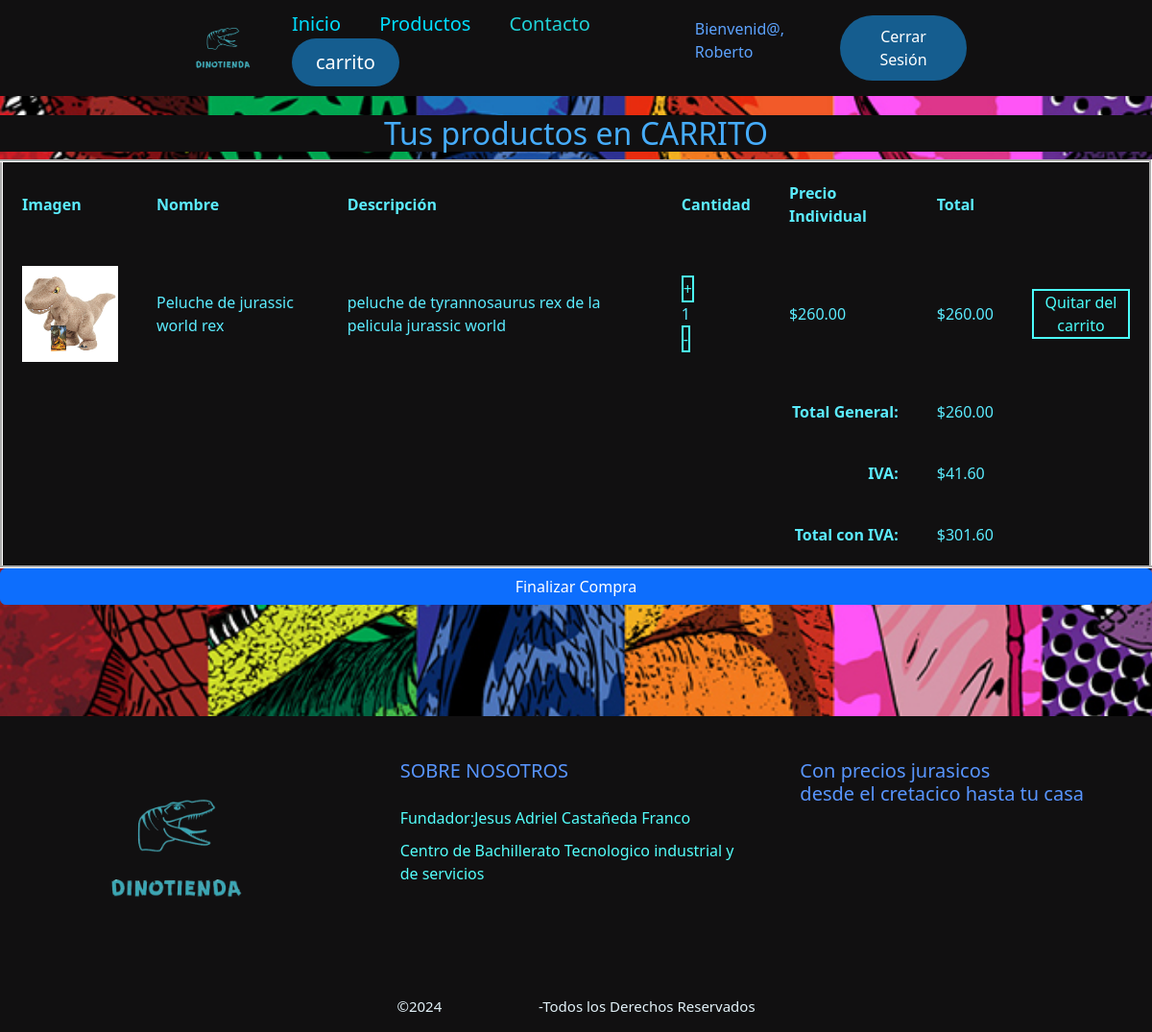
/carrito.php (signed in), run on the app's committed database.
### tables this page shows
CREATE TABLE `carrito` (
  `id` int(11) NOT NULL,
  `usuarioid` int(10) NOT NULL,
  `productoid` int(10) NOT NULL,
  `cantidad` int(10) NOT NULL
);

CREATE TABLE `productos` (
  `id` int(11) NOT NULL,
  `categoria` varchar(100) NOT NULL,
  `nombre` varchar(100) NOT NULL,
  `id_prov` int(10) NOT NULL,
  `cantidad` int(10) NOT NULL,
  `precio` decimal(10,2) DEFAULT NULL,
  `descripcion` varchar(200) NOT NULL,
  `id_suc` int(12) NOT NULL,
  `imagen` varchar(50) NOT NULL
);

### carrito.php (the view, shortened to what this page needs)
<!DOCTYPE html>
<html>
<head>
    <link rel="stylesheet" href="cart.css?ver=<?= time(); ?>">
    <link href="https://cdn.jsdelivr.net/npm/bootstrap@5.3.3/dist/css/bootstrap.min.css" rel="stylesheet">
</head>
<body>
<header class="header">
        <div class="logo">
            <a href="index.php"><img src="img/logo1.png"></a>
        </div>
    <nav><ul class="nav">
            <li><a href="index.php">Inicio</a>
            <li><a href="Productos.php">Productos</a>
                <li><div class="boton-popup">
                <label style="color:#20d2d8;" for="btn-popup">
                    Contacto
                </label>
            </div></li>
            <li><a href="carrito.php" class="btn-c"><button>carrito</button></a></li>
        </ul>
    </nav>
    <?php
        if (!isset($_SESSION['users'])) {
        echo '<a href="inicio.php" class="btn"><button>Inicio de sesion</button></a>';
        } else {
        echo '<p class="bienvenido">Bienvenid@, ' . htmlspecialchars($_SESSION['users']) . '</p>';
        echo '<a href="cerrarsesion.php" class="btn"><button>Cerrar Sesión</button></a>';
    }?>
    </header>
<?php
include("db.php");
$usuario = $_SESSION['users'];
$sql_user = "SELECT id FROM users WHERE username = '$usuario'";
$result_user = $conn->query($sql_user);
if ($result_user->num_rows > 0) {
    $user_data = $result_user->fetch_assoc();
    $id_usuario = $user_data['id'];
}
$totalg = 0;
$sql_compras = "SELECT c.*, p.nombre AS productos_nombre, p.descripcion AS productos_descripcion, p.precio AS productos_precio, p.imagen AS productos_imagen
                FROM carrito c
                JOIN productos p ON c.productoid = p.id
                WHERE c.usuarioid = $id_usuario";
$result_compras = $conn->query($sql_compras);
if ($result_compras->num_rows > 0) {
    echo "<div class=\"t-cart\">";
    echo "<h2>Tus productos en CARRITO</h2>";
    echo "</div>";
    echo "<table border='3'>";
    echo "<tr>";
    echo "<th>Imagen</th>";
    echo "<th>Nombre</th>";
    echo "<th>Descripción</th>";
    echo "<th>Cantidad</th>";
    echo "<th>Precio Individual</th>";
    echo "<th>Total</th>";
    echo "<th></th>";
    echo "</tr>";
    while ($pcarrito = $result_compras->fetch_assoc()) {
        $total = $pcarrito['cantidad'] * $pcarrito['productos_precio'];
        $totalg += $total;
        ?>
        <tr>
            <td><img src="<?= htmlspecialchars($pcarrito['productos_imagen']) ?>" alt="Producto" width="100"></td>
            <td><?= htmlspecialchars($pcarrito['productos_nombre']) ?></td>
            <td><?= htmlspecialchars($pcarrito['productos_descripcion']) ?></td>
            <td>
                 <form action="" method="POST" >
                    <button type="submit" name="incrementar">+</button>
                </form>
                <?= htmlspecialchars($pcarrito['cantidad']) ?>
                <form action="" method="POST" >
                    <button type="submit" name="decrementar">-</button>
                </form>
            </td>
            <td>$<?= number_format($pcarrito['productos_precio'], 2) ?></td>
            <td>$<?= number_format($total, 2) ?></td>
            <td>
                <form action="" method="POST">
                    <button type="submit" name="delete">Quitar del carrito</button>
                </form>
            </td>
        </tr>
        <?php
    }
    echo "<tr>";
    echo "<td colspan='5' style='text-align:right;'><strong>Total General:</strong></td>";
    echo "<td colspan='2'>$" . number_format($totalg, 2) . "</td>";
    echo "</tr>";
    $iva = $totalg * 0.16;
    $precioiva = $totalg + $iva;
    echo "<tr>";
    echo "<td colspan='5' style='text-align:right;'><strong>IVA:</strong></td>";
    echo "<td colspan='2'>$" . number_format($iva, 2) . "</td>";
    echo "</tr>";
    echo "<tr>";
    echo "<td colspan='5' style='text-align:right;'><strong>Total con IVA:</strong></td>";
    echo "<td colspan='2'>$" . number_format($precioiva, 2) . "</td>";
    echo "</tr>";
    echo "</table>";
    ?>
    <div class="d-grid">
<button  type="button" class="btn btn-primary btn-block" data-bs-toggle="modal" data-bs-target="#myModal">
    Finalizar Compra
  </button>
  <br><br><br><br>
  </div>
    <?php
} else {
    echo "<p>Aun no se han agregado productos a este carrito.</p><br><br><br><br><br><br><br><br><br><br><br><br><br><br><br>";
}
?>
<footer class="pie-pagina">
    <div class="grupo-1">
        <div class="box">
            <figure>
                <a href="#">
                    <img src="img/logo1.png" alt="logo footer">
                </a>
            </figure>
        </div>
        <div class="box">
            <h2>SOBRE NOSOTROS</h2>
            <p>Fundador:Jesus Adriel Castañeda Franco</p>
            <p>Centro de Bachillerato Tecnologico industrial y de servicios</p>
        </div>
        <div class="box">
            <h2>Con precios jurasicos<br>desde el cretacico hasta tu casa</h2>
        </div>
    </div>
    <div class="grupo-2">
        <small>&copy;2024 <b>DINOTIENDA</b>-Todos los Derechos Reservados</small>
    </div>
    </footer>
</body>
</html>

### cart.css (style rules this page uses)
* { box-sizing: border-box; margin: 0; padding: 0; }
body { background-color: rgba(0, 0, 0, 0.511); background-image: url(img/fondo1.png); background-repeat: no-repeat; background-size: cover; background-attachment: fixed; }
.bienvenido { color: rgb(93, 163, 255); }
.header { background-color: #111011; display: flex; justify-content: flex-start; align-items: center; height: 100px; padding: 5px 15%; margin-bottom: 20px; }
.header .logo { cursor: default; }
.header .logo img { height: 70px; width: auto; transition: all 0.3s; }
.header .nav { transition: 0.3s; list-style: none; }
.header .nav li { transition: 0.3s; display: inline-block; padding: 0 20px; color: #00ddff; }
.header .nav a { font-size: 20px; color: #00ddff; text-decoration: none; }
.header .nav .btn-c button, .header button { font-weight: 200; color: rgb(255, 255, 255); padding: 10px 25px; border: none; border-radius: 50px; }
.header .nav .btn-c button { background-color: #155d8f; }
.header button { background-color: #155d8f; }
.header .btn { margin-left: auto; }
.t-cart { color: #46acfa; text-align: center; background-color: #111011; }
table { border-collapse: collapse; width: 100%; border-color:#ffffff; background-color: #111011; }
tr { color: #5becff; border-bottom: #dbdbdb; border-color:#ffffff; }
td, th { border: 10px solid #4bfefb; padding: 20px; }
button { color: #4bfefb; background-color: #111011; cursor: pointer; border:2px solid #4bfefb; transition:0.2s; }
p { color: #4bfefb; background-color: #111011; }
b { color: #00000000; }
.boton-popup label { transition: all 300ms ease; font-size: 20px; color: #a273ff; cursor: pointer; }
.pie-pagina { margin-top: 20px; background-color: #111011; bottom: 0px; width: 100%; }
.pie-pagina .grupo-1 { width: 100%; max-width: 1200px; margin: auto; display: grid; grid-template-columns: repeat(3, 1fr); grid-gap: 50px; padding: 45px 0px; }
.pie-pagina .grupo-1 .box figure { width: 100%; height: 100%; display: flex; justify-content: center; align-items: center; }
.pie-pagina .grupo-1 .box img { width: 250px; }
.pie-pagina .grupo-1 .box h2 { color: #5895ff; margin-bottom: 25px; font-size: 20px; }
.pie-pagina .grupo-1 .box p { color: #53fffc; margin-bottom: 10px; }
.pie-pagina .grupo-2 { background-color: #111011; padding: 15px 10px; text-align: center; color: #e2f1f8; }
.pie-pagina .grupo-2 small { font-size: 15px; }

### data on the page
carrito: productoid.imagen (picture), productoid.nombre "Peluche de jurassic world rex", productoid.descripcion "peluche de tyrannosaurus rex de la pelicula jurassic world", cantidad "1", productoid.precio "260.00"

### other printed values
$_SESSION['users'] "Roberto"
$totalg "260.00"
$iva "41.60"
$precioiva "301.60"
